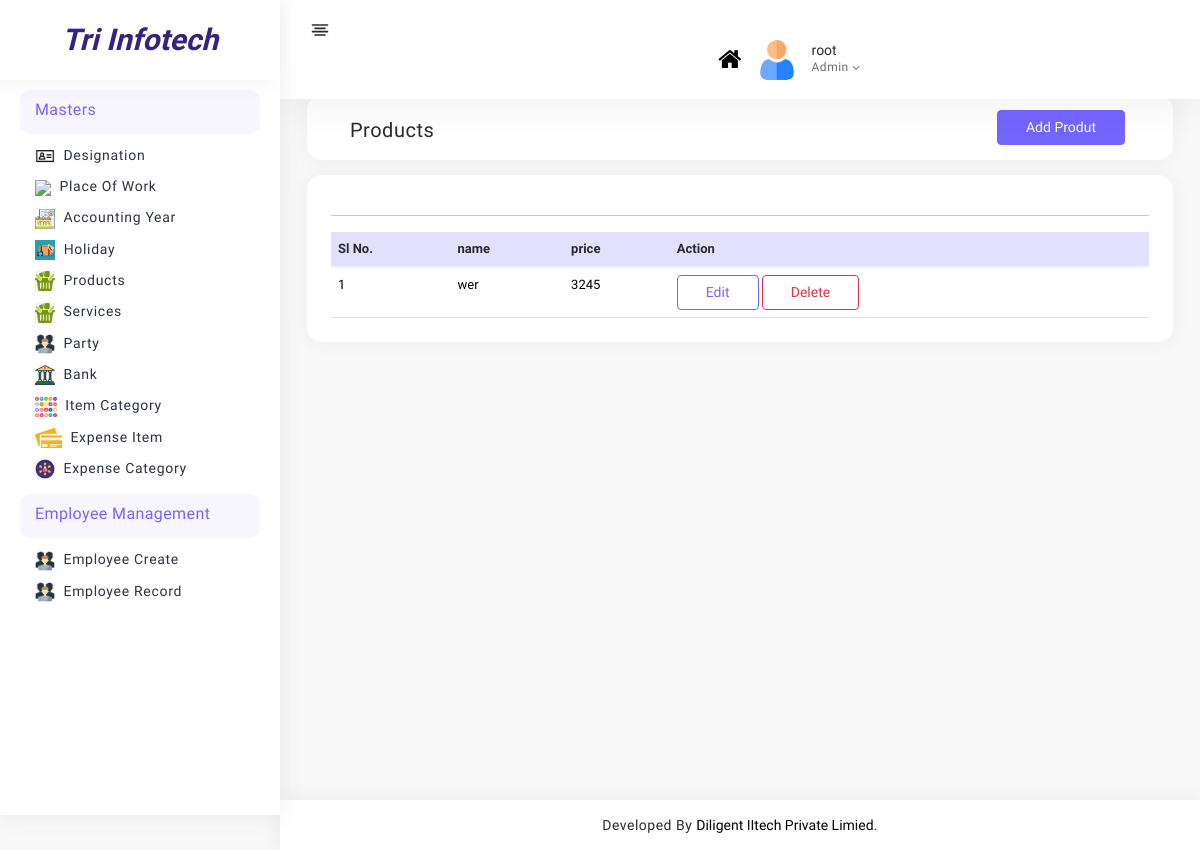
The app's page /admin_panel/products/ (signed in), older data.
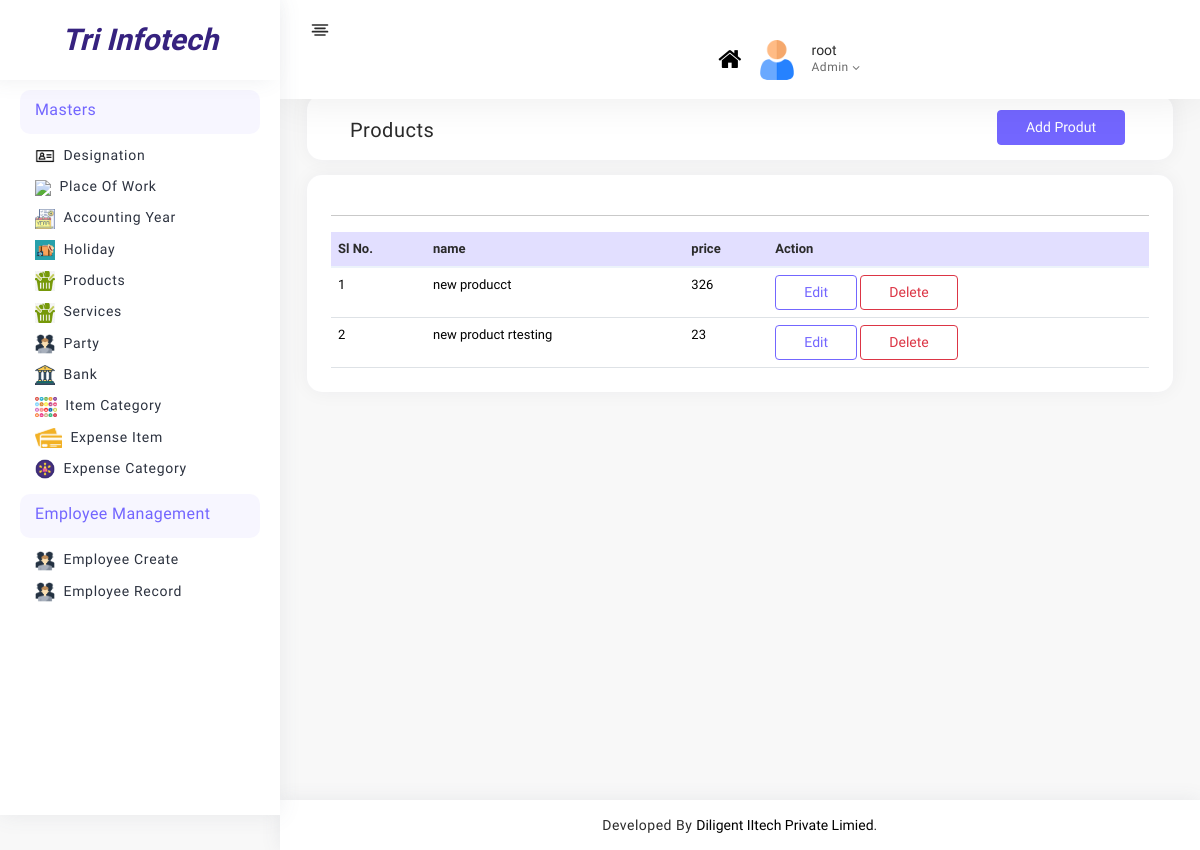
The same page, newer data.
### admin_panel/models.py (models this page shows, shortened)
class Product(models.Model):
    taxTypes = (
        ('withTax','with Tax'),
        ('withoutTax','without Tax'),
    )
    name = models.CharField(max_length=100)
    category = models.ForeignKey("Category",on_delete=models.CASCADE)
    hsn_code = models.IntegerField()
    product_code = models.CharField(max_length=100)
    sale_price = models.CharField(max_length=100)
    sale_price_type = models.CharField(choices=taxTypes ,max_length=50)
    purchase_price = models.CharField(max_length=100)
    purchase_price_type = models.CharField(choices=taxTypes ,max_length=50)
    purchase_price_tax_rate = models.CharField(choices=gstStatic,max_length=20,null=True,blank=True)
    sale_price_tax_rate = models.CharField(choices=gstStatic,max_length=20,null=True,blank=True)
    opening_stock = models.CharField(max_length=100)
    price_per_unit = models.CharField(max_length=100)
    date = models.DateField(auto_now=False, auto_now_add=False)
    minimum_stock_quantity = models.IntegerField()
    unit = models.IntegerField()

### admin_panel/views.py (the view)
# urls.py: path("products/",views.products,name="products"),
def products(request):
    if request.user.is_staff:
        products = Product.objects.all().order_by("-id")
        return render(request,"masters/arp_items/products.html",{"products":products})
    else:
        return redirect("login")

### admin_panel/templates/masters/arp_items/products.html (shortened to what this page needs)
{% extends 'base.html' %}
{% load static %}
{% block content %}
<div class="page-body">
    <form>
        <div class="container-fluid">
            <div class="card p-3 py-2 project-list">
                <div class="row">
                    <div class="col-md-6">
                        <h5 class="mb-0 mt-2">Products</h5>
                    </div>
                    <div class="col-md-6">
                        <a class="btn btn-primary" href="{% url 'product_add' %}">Add Produt</a>
                    </div>
                </div>
            </div>
            <div class="card rs-mt-10 rs-br-0">
                <div class="card-body p-4 rs-p-0">
                    <div class="">
                        <table class="table rs_table">
                            <thead>
                                <tr>
                                    <th class="rs-w-5"><span class="hidden-xs">Sl No.</span></th>
                                    <th>name</th>
                                    <th>price</th>
                                    <th class="rs-text-right">Action</th>
                                </tr>
                            </thead>
                            <tbody>
                                {% for product in products %}
                                <tr>
                                    <td class="rs-pr-0">
                                        <span >{{ forloop.counter}}</span>
                                    </td>
                                    <td>{{ product.name}}</td>
                                    <td>{{ product.price_per_unit}}</td>
                                    <td class="rs-text-right"><a href="{% url 'product_edit' product.id %}"
                                            class="btn btn-outline-primary">Edit</a>
                                            <a type="button" class="btn btn-outline-danger" data-toggle="modal"
                                            data-target="#exampleModal-{{forloop.counter}}">
                                            Delete
                                    </a>
                                    </td>
                                </tr>
                                {% endfor %}
                                <hr>
                            </tbody>
                        </table>
                    </div>
                </div>
            </div>
        </div>
    </form>
</div>
{% endblock content %}

Row changes from the older to the newer data that the page shows:
added Product: name "new producct", price_per_unit "326"
changed Product: name "wer" → "new product rtesting"; price_per_unit "3245" → "23"
